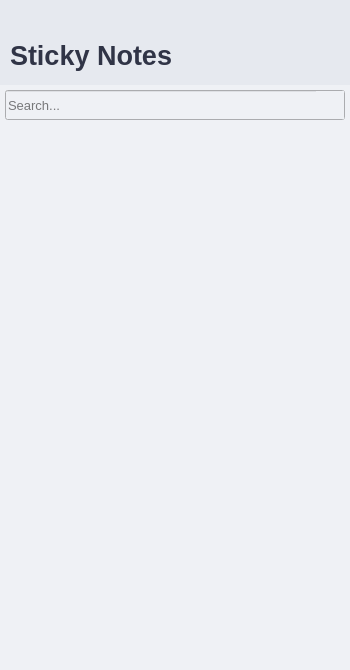
<?xml version="1.0" encoding="UTF-8"?>
<ui version="4.0">
 <class>MainWindow</class>
 <widget class="QMainWindow" name="MainWindow">
  <property name="geometry">
   <rect>
    <x>0</x>
    <y>0</y>
    <width>350</width>
    <height>670</height>
   </rect>
  </property>
  <property name="minimumSize">
   <size>
    <width>350</width>
    <height>670</height>
   </size>
  </property>
  <property name="maximumSize">
   <size>
    <width>350</width>
    <height>670</height>
   </size>
  </property>
  <property name="windowTitle">
   <string>MainWindow</string>
  </property>
  <property name="windowIcon">
   <iconset resource="images.qrc">
    <normaloff>:/icons/images/icons/icon.png</normaloff>:/icons/images/icons/icon.png</iconset>
  </property>
  <widget class="QWidget" name="centralwidget">
   <property name="styleSheet">
    <string notr="true">QWidget {
	background-color: #EFF1F5;
}

QPushButton {
	border: none;
	background-color: #E6E9EF;
}

QPushButton#btnNewNote {
	image: url(:/buttons/images/buttons/plus.png)
}

QPushButton#btnNewNote:hover {
	background-color: rgba(204, 204, 204, 150);
}

QPushButton#btnSettings {
	image: url(:/buttons/images/buttons/settings.png)
}

QPushButton#btnSettings:hover {
	background-color: rgba(204, 204, 204, 150);
}

QPushButton#btnMinimize {
	image: url(:/buttons/images/buttons/minimize.png)
}

QPushButton#btnMinimize:hover {
	background-color: rgba(204, 204, 204, 150);
}

QPushButton#btnClose {
	image: url(:/buttons/images/buttons/close.png)
}

QPushButton#btnClose:hover {
	image: url(:/buttons/images/buttons/close-hover.png);
	background-color: #D20F39;
}

QPushButton#btnSearch {
	image: url(:/buttons/images/buttons/search.png);
	background-color: #EFF1F5;
}

QPushButton#btnSearch:hover {
	background-color: rgba(204, 204, 204, 100);
}

QListWidget {
	border: none;
}</string>
   </property>
   <widget class="QLabel" name="labelTop">
    <property name="geometry">
     <rect>
      <x>0</x>
      <y>0</y>
      <width>350</width>
      <height>85</height>
     </rect>
    </property>
    <property name="sizePolicy">
     <sizepolicy hsizetype="Expanding" vsizetype="Preferred">
      <horstretch>0</horstretch>
      <verstretch>0</verstretch>
     </sizepolicy>
    </property>
    <property name="minimumSize">
     <size>
      <width>0</width>
      <height>85</height>
     </size>
    </property>
    <property name="maximumSize">
     <size>
      <width>350</width>
      <height>85</height>
     </size>
    </property>
    <property name="styleSheet">
     <string notr="true">QLabel {
	background-color: #E6E9EF
}</string>
    </property>
    <property name="text">
     <string/>
    </property>
   </widget>
   <widget class="QListWidget" name="listNotes">
    <property name="geometry">
     <rect>
      <x>5</x>
      <y>125</y>
      <width>340</width>
      <height>540</height>
     </rect>
    </property>
   </widget>
   <widget class="QLineEdit" name="searchBar">
    <property name="geometry">
     <rect>
      <x>5</x>
      <y>90</y>
      <width>340</width>
      <height>30</height>
     </rect>
    </property>
    <property name="minimumSize">
     <size>
      <width>0</width>
      <height>30</height>
     </size>
    </property>
    <property name="maximumSize">
     <size>
      <width>350</width>
      <height>30</height>
     </size>
    </property>
    <property name="font">
     <font>
      <pointsize>10</pointsize>
     </font>
    </property>
    <property name="alignment">
     <set>Qt::AlignLeading|Qt::AlignLeft|Qt::AlignVCenter</set>
    </property>
    <property name="placeholderText">
     <string>Search...</string>
    </property>
   </widget>
   <widget class="QPushButton" name="btnMinimize">
    <property name="geometry">
     <rect>
      <x>290</x>
      <y>0</y>
      <width>30</width>
      <height>30</height>
     </rect>
    </property>
    <property name="styleSheet">
     <string notr="true"/>
    </property>
    <property name="text">
     <string/>
    </property>
   </widget>
   <widget class="QPushButton" name="btnClose">
    <property name="geometry">
     <rect>
      <x>320</x>
      <y>0</y>
      <width>30</width>
      <height>30</height>
     </rect>
    </property>
    <property name="styleSheet">
     <string notr="true"/>
    </property>
    <property name="text">
     <string/>
    </property>
   </widget>
   <widget class="QPushButton" name="btnNewNote">
    <property name="geometry">
     <rect>
      <x>0</x>
      <y>0</y>
      <width>30</width>
      <height>30</height>
     </rect>
    </property>
    <property name="styleSheet">
     <string notr="true"/>
    </property>
    <property name="text">
     <string/>
    </property>
   </widget>
   <widget class="QPushButton" name="btnSettings">
    <property name="geometry">
     <rect>
      <x>260</x>
      <y>0</y>
      <width>30</width>
      <height>30</height>
     </rect>
    </property>
    <property name="styleSheet">
     <string notr="true"/>
    </property>
    <property name="text">
     <string/>
    </property>
   </widget>
   <widget class="QLabel" name="labelName">
    <property name="geometry">
     <rect>
      <x>10</x>
      <y>35</y>
      <width>171</width>
      <height>41</height>
     </rect>
    </property>
    <property name="font">
     <font>
      <family>Arial</family>
      <pointsize>20</pointsize>
      <bold>true</bold>
      <strikeout>false</strikeout>
     </font>
    </property>
    <property name="styleSheet">
     <string notr="true">QLabel {
	color: #303446;
	background-color: #E6E9EF;
}</string>
    </property>
    <property name="text">
     <string>Sticky Notes</string>
    </property>
   </widget>
   <widget class="QPushButton" name="btnSearch">
    <property name="geometry">
     <rect>
      <x>316</x>
      <y>91</y>
      <width>28</width>
      <height>28</height>
     </rect>
    </property>
    <property name="styleSheet">
     <string notr="true"/>
    </property>
    <property name="text">
     <string/>
    </property>
   </widget>
   <zorder>labelTop</zorder>
   <zorder>listNotes</zorder>
   <zorder>searchBar</zorder>
   <zorder>btnNewNote</zorder>
   <zorder>btnClose</zorder>
   <zorder>btnMinimize</zorder>
   <zorder>btnSettings</zorder>
   <zorder>labelName</zorder>
   <zorder>btnSearch</zorder>
  </widget>
 </widget>
 <resources>
  <include location="images.qrc"/>
 </resources>
 <connections/>
</ui>
